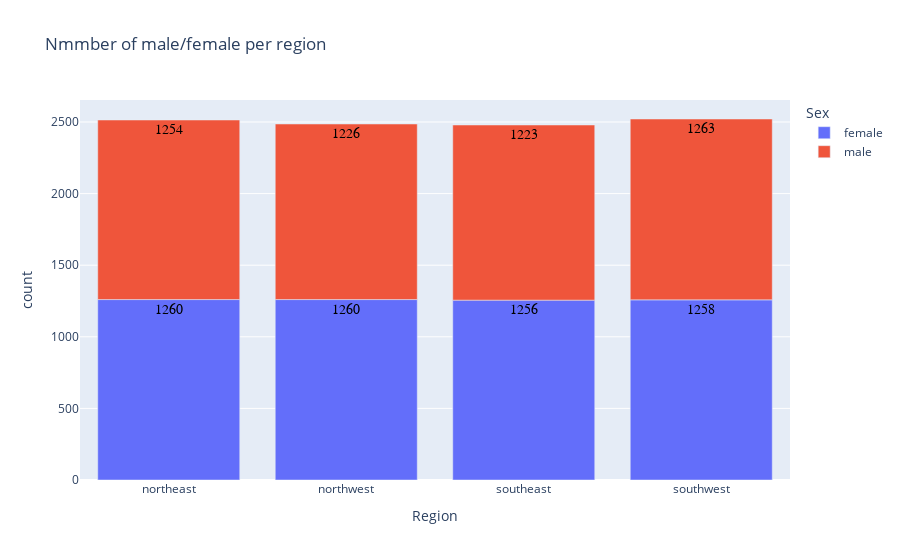

Source (notebook cell):
### Code cell
d5=df.groupby("Region")["Sex"].value_counts().reset_index(name="count")

fig=px.bar(d5,x="Region",y="count",color="Sex",title="Nmmber of male/female per region")
fig.update_traces(texttemplate='%{y}',textposition="inside",textfont=dict(size=14, color="black", family="Arial"))
fig.show()

### Figure 1 — Plotly figure (JSON) as saved in the notebook; plotly's stock layout.template omitted (floating-point values rounded to 4 significant figures)
{"data": [{"alignmentgroup": "True", "hovertemplate": "Sex=female<br>Region=%{x}<br>count=%{y}<extra></extra>", "legendgroup": "female", "marker": {"color": "#636efa", "pattern": {"shape": ""}}, "name": "female", "offsetgroup": "female", "orientation": "v", "showlegend": true, "textfont": {"color": "black", "family": "Arial", "size": 14}, "textposition": "inside", "texttemplate": "%{y}", "type": "bar", "x": ["northeast", "northwest", "southeast", "southwest"], "xaxis": "x", "y": [1260, 1260, 1256, 1258], "yaxis": "y"}, {"alignmentgroup": "True", "hovertemplate": "Sex=male<br>Region=%{x}<br>count=%{y}<extra></extra>", "legendgroup": "male", "marker": {"color": "#EF553B", "pattern": {"shape": ""}}, "name": "male", "offsetgroup": "male", "orientation": "v", "showlegend": true, "textfont": {"color": "black", "family": "Arial", "size": 14}, "textposition": "inside", "texttemplate": "%{y}", "type": "bar", "x": ["northeast", "northwest", "southeast", "southwest"], "xaxis": "x", "y": [1254, 1226, 1223, 1263], "yaxis": "y"}], "layout": {"barmode": "relative", "legend": {"title": {"text": "Sex"}, "tracegroupgap": 0}, "title": {"text": "Nmmber of male/female per region"}, "xaxis": {"anchor": "y", "domain": [0, 1], "title": {"text": "Region"}}, "yaxis": {"anchor": "x", "domain": [0, 1], "title": {"text": "count"}}}}
